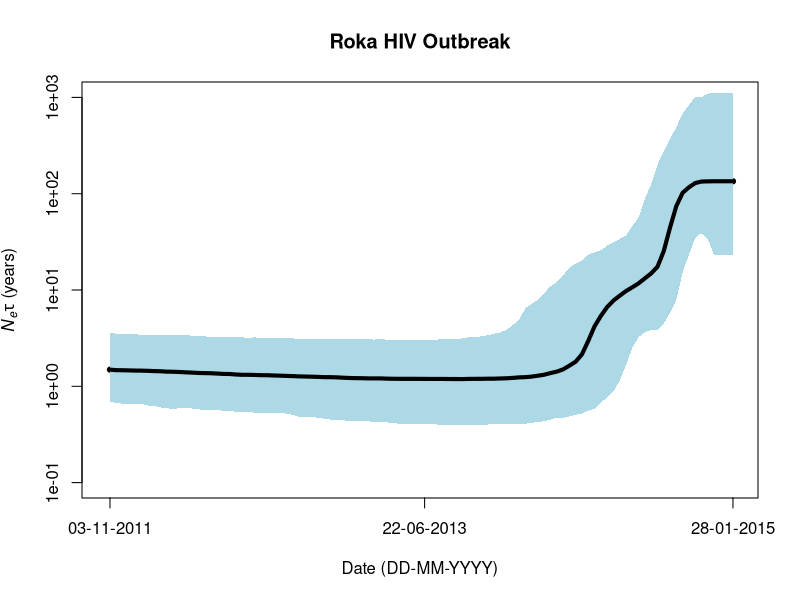

Source code (R):
getwd()
setwd("/Users/alliblk/Desktop/Git_Repo_Folders/roka/beast/timeYears")

#Remember to remove title line from tsv file manually before 
#loading the data into R.
rokaHIV = read.table("roka_env_strict_bs10YEARS_skyline.tsv", header=T)
head(rokaHIV)

########TRANSLATE DATES INTO TYPICAL CALENDAR FORMAT
#0.0 DATE in DECIMAL DATE = 2015.0739726027398
install.packages("lubridate")
library(lubridate)

length(rokaHIV$Time) # vector is 100 long

#intialize a new vector of length 100, and fill it with the base decimal date
BaseDateVector = rep(2015.0739726027398, 100) #base number from BEAST
DecimalDates = (BaseDateVector - rokaHIV$Time) #decimal dates back in time
DecimalDates #take a look to make sure everything looks alright

CalendarDates = format(date_decimal(DecimalDates), "%d-%m-%Y") #convert to calendar dates
CalendarDates #again, take a look.

#Add calendar dates to the rokaHIV dataframe
rokaCalendar = data.frame(rokaHIV,CalendarDates)
head(rokaCalendar)

#######PLOTTING
#set up plotting panels
par(mfrow=c(1,1))

#Skyline plot, NOTE CAN'T USE DATES, STILL NEED TO USE THE TIME VARIABLE!!
plot(rokaCalendar$Median ~rokaCalendar$Time, type="l",  
     log="y", #note log 0 is -inf, so need a value
     col="black", 
     xlim = c(3.25,0),
     xaxt = "n", #plot without x axis
     ylim = c(0.1, 1000),
     ylab = expression(paste(italic("N"[e]),tau," ","(years)")),
     xlab= "Date (DD-MM-YYYY)",
     main = "Roka HIV Outbreak",
     lwd=6)

#to plot the axis with calendar ticks, I just looked at the the data frame and 
#matched different values of Time variable with the same values of CalendarDates
#did this just by looking at the data with command rokaCalendar
axis(1, at=(0), labels = CalendarDates[1])
axis(1, at=(1.60102463), labels = CalendarDates[50])
axis(1, at=(3.23472324), labels = CalendarDates[100])

#the line above will be covered by the polygon
#however this allows me to get the plot area, axes, labels
#etc that I want to have on the plot.

#make the polygon border vectors
roka_X = c(rokaHIV$Time, rev(rokaHIV$Time))
roka_Y = c(rokaHIV$Lower,rev(rokaHIV$Upper))

#plot the polygon
polygon(roka_X, roka_Y, border=NA, col="light blue")

#plot the skyline lines over top of the polygon
lines(rokaHIV$Median ~rokaHIV$Time, type="l", 
      lwd=4, col="black")


